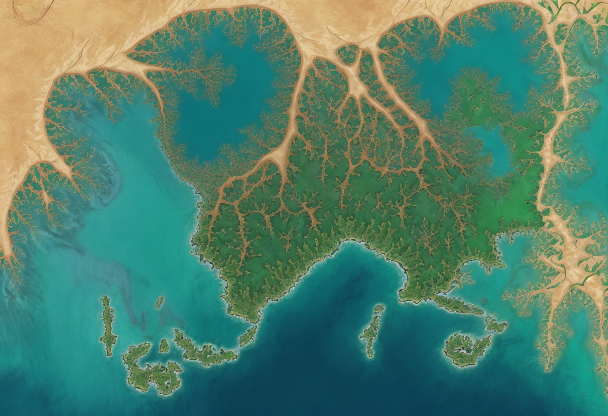
#> input picture art/world_map/ai_map_try3.png, 1216 x 832 px, found by its file name (shown at 1/2 size)
$ python compose_chart_v2.py
#> lines starting #> are read from the running program, lines starting #| are printed output that depends on the picture; after the words box and inside, x2 and y2 are one past the last pixel; in counts of white or black regions, pixels touching at a corner belong together
from PIL import Image, ImageDraw, ImageFont, ImageFilter
import numpy as np, json, glob, re, math, os, random
from collections import deque
random.seed(21)
W,H=2048,1152
FONT=None
for fp in ['/System/Library/Fonts/PingFang.ttc','/System/Library/Fonts/STHeiti Medium.ttc']:
    if os.path.exists(fp): FONT=fp; break
def F(s): return ImageFont.truetype(FONT,s) if FONT else ImageFont.load_default()
t3=Image.open('art/world_map/ai_map_try3.png').convert('RGB')
#> t3 is the input picture: PIL image 1216x832 RGB; mean R, G, B 79.5, 128, 107.4
t4=Image.open('art/world_map/ai_map_try4.png').convert('RGB')
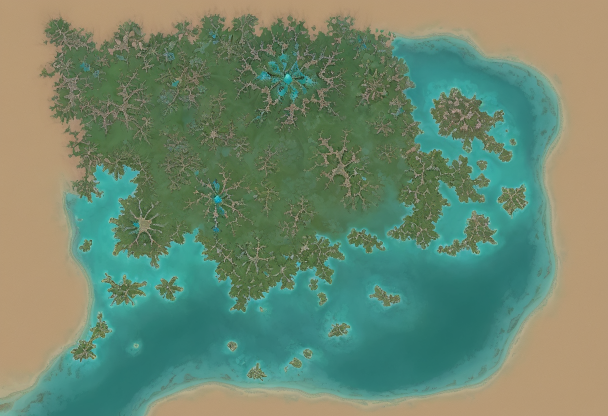
#> input picture art/world_map/ai_map_try4.png, 1216 x 832 px, found by its file name (shown at 1/2 size)
#> t4 is the input picture: PIL image 1216x832 RGB; mean R, G, B 109.5, 135.5, 110.7
oce=Image.open('art/world_map/spr_ocean.png').convert('RGB')
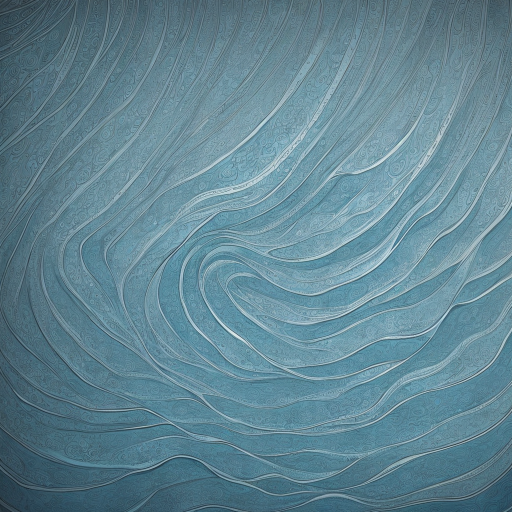
#> input picture art/world_map/spr_ocean.png, 1024 x 1024 px, found by its file name (shown at 1/2 size)
#> oce is the input picture: PIL image 1024x1024 RGB; mean R, G, B 97.3, 133.5, 147.2
def classify(pil):
    a=np.asarray(pil,dtype=np.int16)
    R,G,B=a[...,0],a[...,1],a[...,2]
    land=((R>G+8)&(R>140))|((G>R+8)&(B<100)&(G>80))
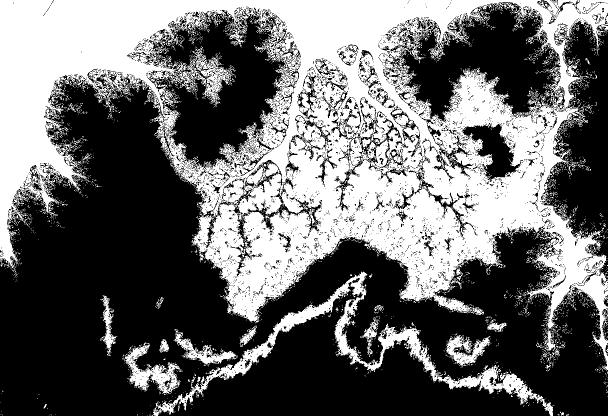
#> land: shape (832, 1216) bool (shown at 1/2 size); 41.7% white; 3774 white regions (3687 under 20 px), largest, box (x1, y1, x2, y2) and area: (0, 0, 1216, 741) 376109, (303, 543, 1106, 832) 20460, (250, 685, 365, 788) 4098
    shallow=(B>150)&(G>170)&(R>90)&((R+G+B)>470)
#> shallow: shape (832, 1216) bool; 1.1% white in thin lines or dots
    return (land|shallow)
#> returned value: shape (832, 1216) bool; 42.2% white; 3690 white regions (3594 under 20 px), largest, box (x1, y1, x2, y2) and area: (0, 0, 1216, 741) 379691, (303, 543, 1106, 832) 20460, (243, 684, 365, 792) 4894
m3=classify(t3); m4=classify(t4)
#> in classify (call 2), `land=((R>G+8)&(R>140))|((G>R+8)&(B<100)&(G>80))`: land: shape (832, 1216) bool; 56% white; 2607 black regions (2411 under 20 px), largest, box (x1, y1, x2, y2) and area: (0, 53, 1130, 832) 386718, (469, 30, 692, 262) 11069, (79, 34, 195, 237) 5389
#> in classify (call 2), `shallow=(B>150)&(G>170)&(R>90)&((R+G+B)>470)`: shallow: shape (832, 1216) bool; 0.31% white in thin lines or dots, all inside (x1, y1, x2, y2) = (62, 59, 1057, 780)
#> in classify (call 2), `return (land|shallow)`: returned value: shape (832, 1216) bool; 56.3% white; 2674 black regions (2478 under 20 px), largest, box (x1, y1, x2, y2) and area: (0, 53, 1130, 832) 384024, (469, 30, 692, 262) 10950, (79, 34, 195, 237) 5370
# 连通域（降采样 BFS）
def components(mask, src, min_frac=0.004):
#> called with min_frac = 0.004
    ds=4
    h,w=mask.shape
#> h = 832; w = 1216
    small=mask[:h//ds*ds, :w//ds*ds].reshape(h//ds,ds,w//ds,ds).mean(axis=(1,3))>0.5
#> small: shape (208, 304) bool; 42.1% white; 135 white regions (123 under 20 px), largest, box (x1, y1, x2, y2) and area: (0, 0, 304, 182) 24226, (77, 136, 221, 208) 970, (63, 171, 90, 198) 321
    lab=np.zeros(small.shape,dtype=np.int32); cur=0; out=[]
    SH,SW=small.shape
#> SH = 208; SW = 304
    for i in range(SH):
        for j in range(SW):
            if small[i,j] and lab[i,j]==0:
                cur+=1; q=deque([(i,j)]); lab[i,j]=cur; pts=[]
                while q:
                    y,x=q.popleft(); pts.append((y,x))
                    for dy,dx in ((1,0),(-1,0),(0,1),(0,-1)):
                        ny,nx=y+dy,x+dx
                        if 0<=ny<SH and 0<=nx<SW and small[ny,nx] and lab[ny,nx]==0:
                            lab[ny,nx]=cur; q.append((ny,nx))
                if len(pts)*ds*ds >= min_frac*h*w:
                    ys=[p[0]*ds for p in pts]; xs=[p[1]*ds for p in pts]
                    out.append({'area':len(pts)*ds*ds,'bbox':(min(xs),min(ys),max(xs)+ds,max(ys)+ds),'src':src,'mask':mask})
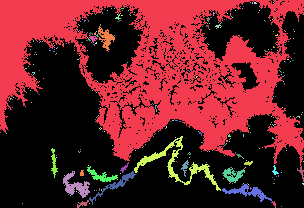
#> lab: shape (208, 304) int32; 369 distinct labels, from 0 to 368; one colour per label, 0 black
#> after the loop, cur = 368; out = 4 items
    return out
comps=components(m3,t3)+components(m4,t4)
#> call 2 of components, with min_frac = 0.004
#> in components (call 2), `ds=4`: ds = 4
#> in components (call 2), `small=mask[:h//ds*ds, :w//ds*ds].reshape(h//ds,ds,w//ds,ds).mean(axis=..`: small: shape (208, 304) bool; 56.2% white; 325 black regions (297 under 20 px), largest, box (x1, y1, x2, y2) and area: (0, 14, 282, 208) 24225, (117, 18, 172, 65) 737, (40, 41, 73, 66) 233
#> after the loop in components (call 2), `for i in range(SH):`:
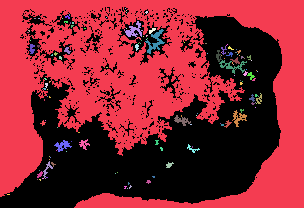
#> lab: shape (208, 304) int32; 148 distinct labels, from 0 to 147; one colour per label, 0 black
#> after the loop in components (call 2), `for i in range(SH):`: cur = 147; out = 1 item
#> comps = 5 items
comps.sort(key=lambda c:-c['area'])
print('components', len(comps), [c['area'] for c in comps[:10]])
#| components 5 [543504, 378160, 11184, 5056, 4480]
# 海面底
yy=np.linspace(0,1,H)[:,None]
arr=np.zeros((H,W,3),dtype=np.float32)
arr[...,0]=10+10*yy; arr[...,1]=48+16*yy; arr[...,2]=74+22*yy
base=Image.fromarray(np.clip(arr,0,255).astype('uint8'))
base=Image.blend(base, oce.resize((W,H),Image.LANCZOS).filter(ImageFilter.GaussianBlur(0.6)), 0.30)
d=ImageDraw.Draw(base,'RGBA')
for k in range(70):
    y0=(k*61)%H
    d.line([(x,y0+math.sin(x/64.0+k)*3) for x in range(0,W,22)],fill=(120,180,195,18),width=1)
img=base.convert('RGBA')
def stamp(comp, cx, cy, size, rot=0, flip=False):
    x0,y0,x1,y1=comp['bbox']
    pad=10
    src=comp['src']; mk=comp['mask']
    rgb=src.crop((max(0,x0-pad),max(0,y0-pad),min(src.width,x1+pad),min(src.height,y1+pad)))
    am=Image.fromarray((mk[max(0,y0-pad):min(src.height,y1+pad), max(0,x0-pad):min(src.width,x1+pad)]*255).astype('uint8'))
    am=am.filter(ImageFilter.MaxFilter(5)).filter(ImageFilter.GaussianBlur(1.2))
    if flip:
        rgb=rgb.transpose(Image.FLIP_LEFT_RIGHT); am=am.transpose(Image.FLIP_LEFT_RIGHT)
    if rot:
        rgb=rgb.rotate(rot,expand=True,fillcolor=(0,0,0)); am=am.rotate(rot,expand=True,fillcolor=0)
    rgb=rgb.resize(size,Image.LANCZOS); am=am.resize(size,Image.LANCZOS)
    img.paste(rgb,(int(cx*W-size[0]/2),int(cy*H-size[1]/2)),am)
slots=[((0.155,0.30),(470,330)),((0.27,0.545),(260,200)),((0.60,0.20),(380,260)),
 ((0.80,0.44),(500,350)),((0.53,0.72),(320,420)),((0.88,0.80),(260,210))]
for i,((cx,cy),size) in enumerate(slots):
    c=comps[i % len(comps)]
    stamp(c,cx,cy,size,random.choice([0,90,180,270]),random.random()<0.5)
#> this loop made 6 passes
#> (x0 in stamp, y0 in stamp, x1 in stamp, y1 in stamp) on passes 1 to 6: (0, 0, 1216, 832), (0, 0, 1216, 664), (536, 544, 884, 764), (252, 684, 360, 792), (888, 736, 1088, 808), (0, 0, 1216, 832)
for i in range(10):
    c=comps[min(len(comps)-1, 4+i%max(1,len(comps)-4))]
    s=random.randint(70,150)
    stamp(c, random.uniform(0.06,0.94), random.uniform(0.08,0.92), (s,s), random.choice([0,90,180,270]), random.random()<0.5)
#> this loop made 10 passes
#> s on passes 1 to 10: 71, 99, 122, 84, 81, 113, 100, 130, 138, 110
#> pass 1, in stamp (call 7), `rgb = rgb.transpose(Image.FLIP_LEFT_RIGHT)`:
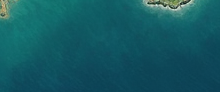
#> rgb: PIL image 220x92 RGB; mean R, G, B 20.2, 89.7, 98.7
img.convert('RGB').save('art/world_map/chart_base_v2.png')
lm=Image.fromarray((classify(img.convert('RGB'))*255).astype('uint8')).filter(ImageFilter.MaxFilter(5)).filter(ImageFilter.MinFilter(3))
#> in classify (call 3), `land=((R>G+8)&(R>140))|((G>R+8)&(B<100)&(G>80))`: land: shape (1152, 2048) bool; 11.9% white; 1327 white regions (1210 under 20 px), largest, box (x1, y1, x2, y2) and area: (82, 180, 552, 510) 85501, (1435, 338, 1844, 667) 45100, (938, 619, 1245, 1039) 31265
#> in classify (call 3), `shallow=(B>150)&(G>170)&(R>90)&((R+G+B)>470)`: shallow: shape (1152, 2048) bool; 0.49% white; 522 white regions (402 under 20 px), largest, box (x1, y1, x2, y2) and area: (930, 897, 962, 964) 429, (1626, 429, 1654, 473) 402, (1584, 620, 1622, 644) 343
#> in classify (call 3), `return (land|shallow)`: returned value: shape (1152, 2048) bool; 12.4% white; 1441 white regions (1251 under 20 px), largest, box (x1, y1, x2, y2) and area: (82, 180, 552, 510) 85515, (1428, 336, 1844, 667) 48754, (938, 619, 1245, 1039) 31265
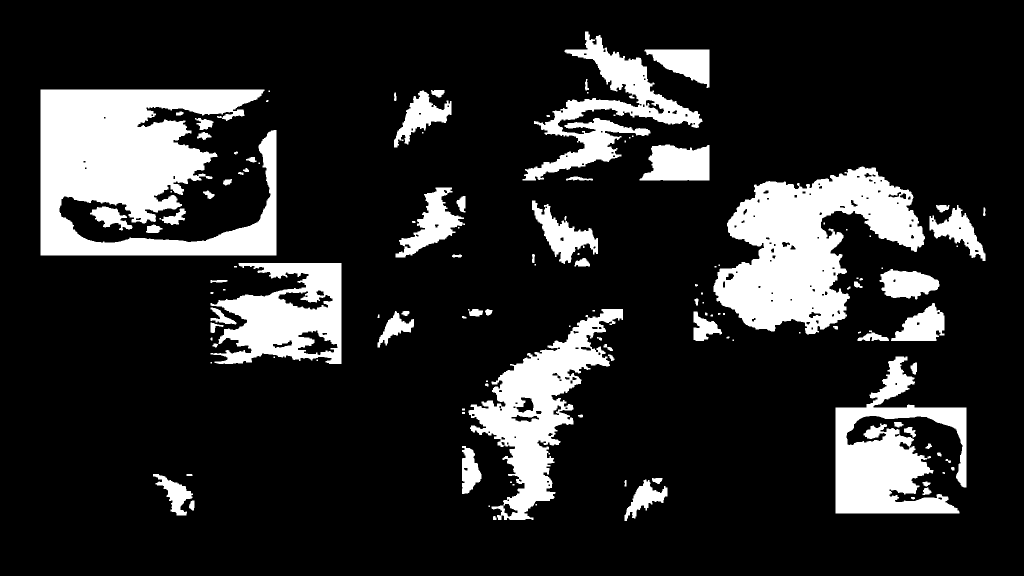
#> lm: PIL image 2048x1152 L (shown at 1/2 size); 16.3% white; 127 white regions (42 under 20 px), largest, box (x1, y1, x2, y2) and area: (81, 179, 553, 511) 100025, (1427, 333, 1850, 669) 73422, (937, 618, 1246, 1040) 42031
lm.save('art/world_map/land_mask_v2.png')
print('v2 saved')
